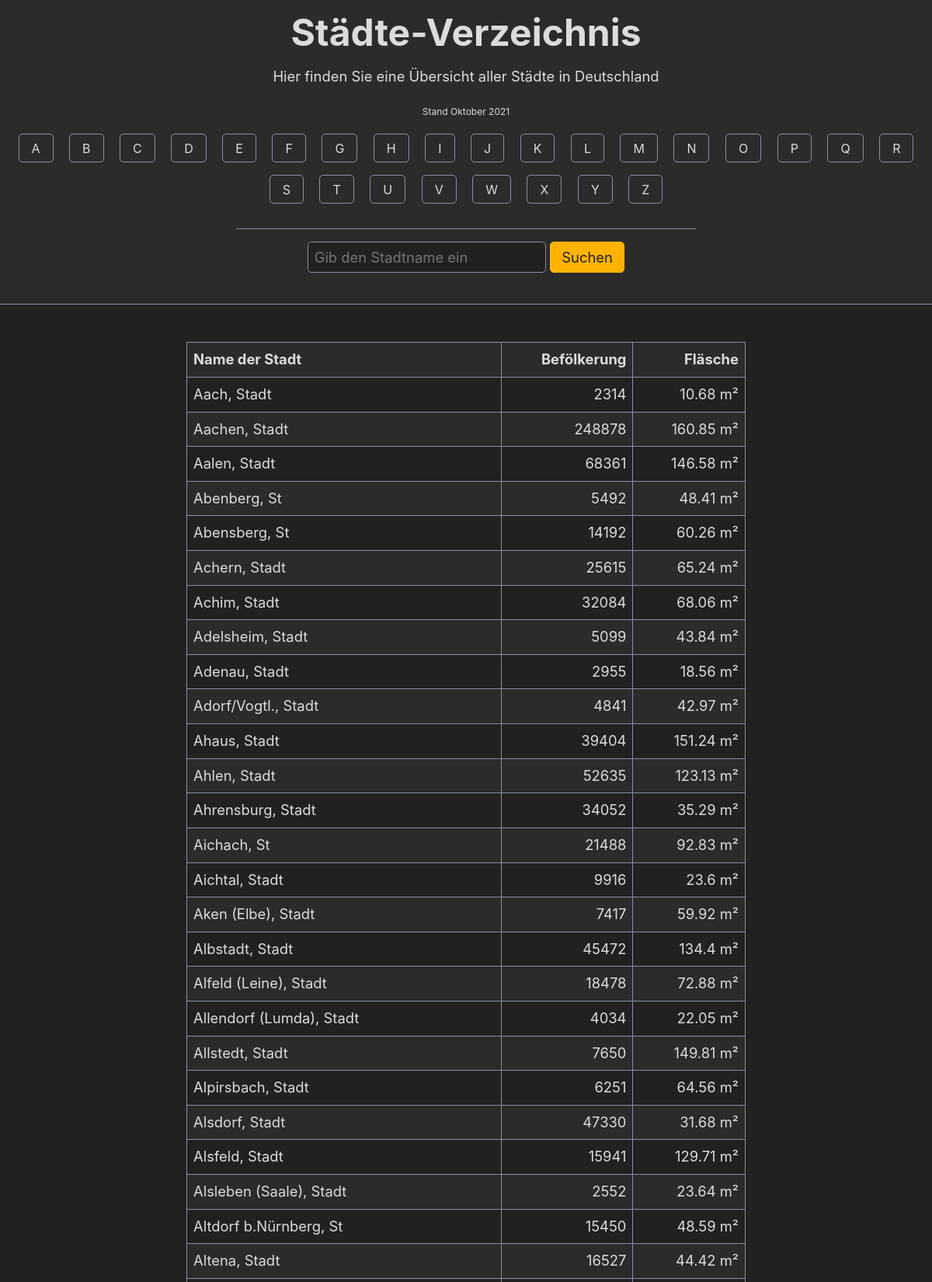
The page / (upper part) on the database its author committed.
### tables this page shows
CREATE TABLE `cities` (
  `id` int(11) NOT NULL,
  `title` varchar(1000) NOT NULL,
  `zip` varchar(5) NOT NULL,
  `area` double NOT NULL,
  `population` int(11) NOT NULL
);

### inc/functions.inc.php (called while the page is built, shortened)
<?php
function generate_alphabet()
{
  $chars = range(ord('A'), ord('Z'));
  return array_map('chr', $chars);
}
function render($path, array $data = [])
{
  extract($data);
  require $path;
  $content = ob_get_contents();
  $alphabet = generate_alphabet();
  require __DIR__ . '/../views/layouts/main.view.php';
}
function e($html)
{
  return htmlspecialchars($html, ENT_QUOTES, 'UTF-8', true);
}

### index.php (called while the page is built, shortened)
<?php
$cities = get_cities_starts_with($_GET['char'] ?? 'A');
render(__DIR__ . '/views/index.inc.php', ['cities' => $cities]);

### inc/cities.inc.php (called while the page is built, shortened)
<?php
function get_cities_starts_with(string $char): ?array
{
  global $pdo;
  $asciiValue = ord($char);
  $stmt = $pdo->prepare('SELECT * FROM `cities` WHERE `title` LIKE :char');
  $stmt->execute(['char' => $char . '%']);
  return $stmt->fetchAll();
}

### views/index.inc.php (the view)
<?php if (!empty($cities)) : ?>
  <table>
    <thead>
      <tr>
        <th>Name der Stadt</th>
        <th>Befölkerung</th>
        <th>Fläsche</th>
      </tr>
    </thead>
    <tbody>
      <?php foreach ($cities as $city) : ?>
        <tr>
          <td><?= e($city['title']) ?></td>
          <td><?= e($city['population']) ?></td>
          <td><?= e($city['area']) . ' m²' ?></td>
        </tr>
      <?php endforeach; ?>
  </table>
<?php else : ?>
  <p>Keine Stadt gefunden!</p>
<?php endif; ?>

### views/layouts/main.view.php (shortened to what this page needs)
<!DOCTYPE html>
<html lang="de">
<head>
  <link rel="stylesheet" href="css/simple.css">
  <link rel="stylesheet" href="css/style.css">
</head>
<body>
  <header>
    <h1>Städte-Verzeichnis</h1>
    <p>Hier finden Sie eine Übersicht aller Städte in Deutschland</p>
    <span style="font-size: 0.75rem">Stand Oktober 2021</span>
    <nav>
      <?php foreach ($alphabet as $char) : ?>
        <a href="index.php?<?= http_build_query(['char' => $char]); ?>">
          <?= e($char) ?>
        </a>
      <?php endforeach; ?>
    </nav>
    <hr>
    <form action="search.php" method="GET">
      <input minlength="3" type="text" name="search" value="<?= e($searchTerm ?? '') ?>" placeholder="Gib den Stadtname ein">
      <input type="submit" value="Suchen">
    </form>
  </header>
  <main>
    <?php echo $content; ?>
  </main>
</body>
</html>

### css/simple.css (style rules this page uses)
::backdrop, :root { --sans-font: -apple-system, BlinkMacSystemFont, "Avenir Next", Avenir, "Nimbus Sans L", Roboto, "Noto Sans", "Segoe UI", Arial, Helvetica, "Helvetica Neue", sans-serif; --mono-font: Consolas, Menlo, Monaco, "Andale Mono", "Ubuntu Mono", monospace; --standard-border-radius: 5px; --bg: #fff; --accent-bg: #f5f7ff; --text: #212121; --text-light: #585858; --border: #898EA4; --accent: #0d47a1; --accent-hover: #1266e2; --accent-text: var(--bg); --code: #d81b60; --preformatted: #444; --marked: #ffdd33; --disabled: #efefef }
@media (prefers-color-scheme:light) { ::backdrop, :root { color-scheme: dark; --bg: #212121; --accent-bg: #2b2b2b; --text: #dcdcdc; --text-light: #ababab; --accent: #ffb300; --accent-hover: #ffe099; --accent-text: var(--bg); --code: #f06292; --preformatted: #ccc; --disabled: #111 } }
input, progress, select, textarea { appearance: none; -webkit-appearance: none; -moz-appearance: none }
html { font-family: var(--sans-font); scroll-behavior: smooth }
body { color: var(--text); background-color: var(--bg); font-size: 1.15rem; line-height: 1.5; display: grid; grid-template-columns: 1fr min(45rem, 90%) 1fr; margin: 0; overflow-x: hidden; }
body>* { grid-column: 2 }
body>header { background-color: var(--accent-bg); border-bottom: 1px solid var(--border); text-align: center; padding: 0 .5rem 2rem .5rem; grid-column: 1/-1 }
body>header h1 { max-width: 1200px; margin: 1rem auto }
body>header p { max-width: 40rem; margin: 1rem auto }
main { padding-top: 1.5rem }
h1 { font-size: 3rem }
p { margin: 1.5rem 0 }
h1, h2, h3, h4, h5, h6, p { overflow-wrap: break-word }
h1, h2, h3 { line-height: 1.1 }
a, a:visited { color: var(--accent) }
a { text-decoration: none }
.button, a.button, button, input[type=button], input[type=reset], input[type=submit], label[type=button] { border: 1px solid var(--accent); background-color: var(--accent); color: var(--accent-text); padding: .5rem .9rem; text-decoration: none; line-height: normal }
header>nav { font-size: 1rem; line-height: 2; padding: 1rem 0 0 0 }
header>nav a, header>nav a:visited { margin: 0 .5rem 1rem .5rem; border: 1px solid var(--border); border-radius: var(--standard-border-radius); color: var(--text); display: inline-block; padding: .1rem 1rem; text-decoration: none }
table { border-collapse: collapse; margin: 1.5rem 0 }
td, th { border: 1px solid var(--border); text-align: start; padding: .5rem }
th { background-color: var(--accent-bg); font-weight: 700 }
tr:nth-child(even) { background-color: var(--accent-bg) }
.button, button, input, select, textarea { font-size: inherit; font-family: inherit; padding: .5rem; margin-bottom: .5rem; border-radius: var(--standard-border-radius); box-shadow: none; max-width: 100%; display: inline-block }
input, select, textarea { color: var(--text); background-color: var(--bg); border: 1px solid var(--border) }
hr { border: none; height: 1px; background: var(--border); margin: 1rem auto }

### css/style.css (style rules this page uses)
table { width: 100%; }
table td, table th { text-align: right; }
table td:first-child, table th:first-child { text-align: left; }
hr { max-width: 50%; }

### rows shown on the page
cities: title "Aach, Stadt", population "2314", area "10.68"
cities: title "Aachen, Stadt", population "248878", area "160.85"
cities: title "Aalen, Stadt", population "68361", area "146.58"
cities: title "Abenberg, St", population "5492", area "48.41"
cities: title "Abensberg, St", population "14192", area "60.26"
cities: title "Achern, Stadt", population "25615", area "65.24"
cities: title "Achim, Stadt", population "32084", area "68.06"
cities: title "Adelsheim, Stadt", population "5099", area "43.84"
cities: title "Adenau, Stadt", population "2955", area "18.56"
cities: title "Adorf/Vogtl., Stadt", population "4841", area "42.97"
cities: title "Ahaus, Stadt", population "39404", area "151.24"
cities: title "Ahlen, Stadt", population "52635", area "123.13"
cities: title "Ahrensburg, Stadt", population "34052", area "35.29"
cities: title "Aichach, St", population "21488", area "92.83"
cities: title "Aichtal, Stadt", population "9916", area "23.6"
cities: title "Aken (Elbe), Stadt", population "7417", area "59.92"
cities: title "Albstadt, Stadt", population "45472", area "134.4"
cities: title "Alfeld (Leine), Stadt", population "18478", area "72.88"
cities: title "Allendorf (Lumda), Stadt", population "4034", area "22.05"
cities: title "Allstedt, Stadt", population "7650", area "149.81"
cities: title "Alpirsbach, Stadt", population "6251", area "64.56"
cities: title "Alsdorf, Stadt", population "47330", area "31.68"
cities: title "Alsfeld, Stadt", population "15941", area "129.71"
cities: title "Alsleben (Saale), Stadt", population "2552", area "23.64"
cities: title "Altdorf b.Nürnberg, St", population "15450", area "48.59"
cities: title "Altena, Stadt", population "16527", area "44.42"

### other values the page prints
$char "A"
$char "B"
$char "C"
$char "D"
$char "E"
$char "F"
$char "G"
$char "H"
$char "I"
$char "J"
$char "K"
$char "L"
$char "M"
$char "N"
$char "O"
